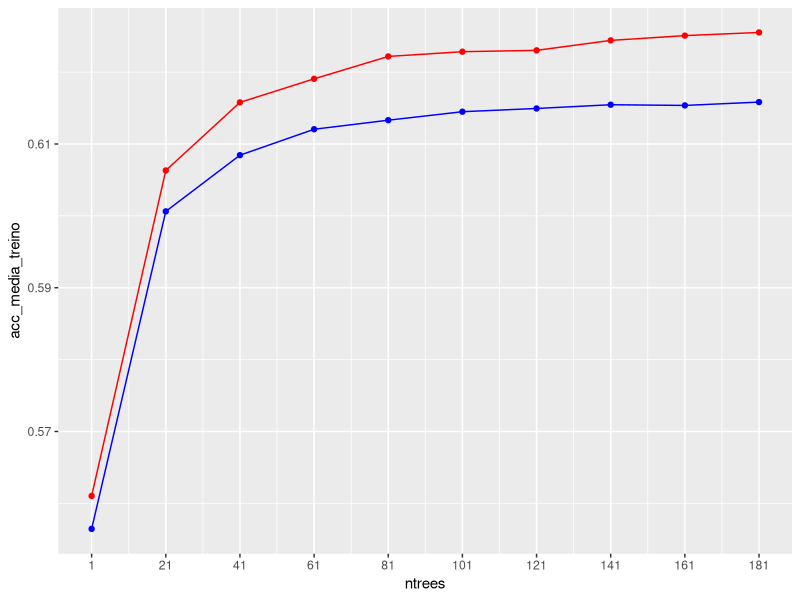
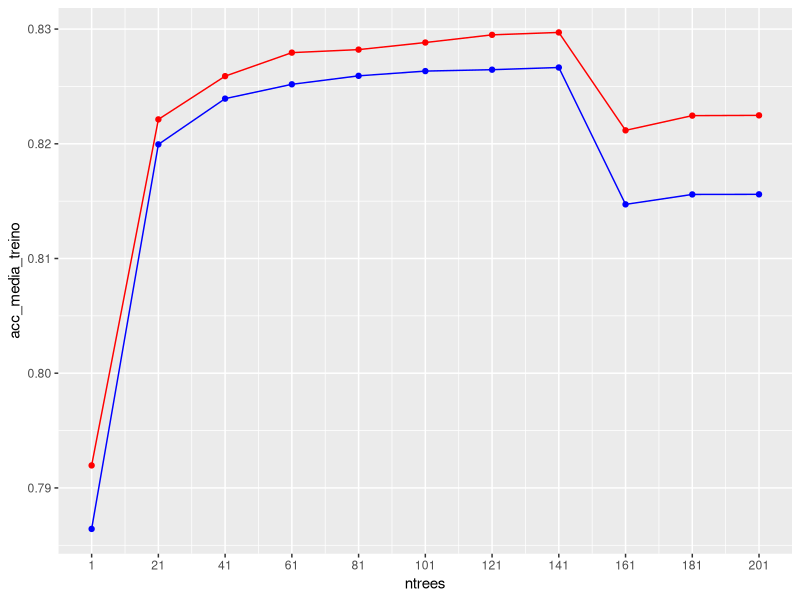

These figures' R source, in order:
# Análise V ----
# Arquivo de análise dos modelos treinados para o relatório V
library(tidyverse)

## V1 ----
# Redux foi criado com uma versão menor do dataset (13 mil entradas)
df1_redux <- read_csv("exploracao/arq-v-1-redux.csv")
df1 <- read_csv("exploracao/arq-v-1.csv")

glimpse(df1_redux)
glimpse(df1)
### Gráficos da acurácia do redux ----
df1_redux |> 
  group_by(ntrees) |> 
  summarise(
    acc_media_treino = mean(acuracia_total_treino),
    acc_media_teste = mean(acuracia_total_teste)
    ) |> 
  ggplot() +
  geom_line(aes(x = ntrees, y = acc_media_treino), color = "blue") +
  geom_point(aes(x = ntrees, y = acc_media_treino), color = "blue") +
  geom_line(aes(x = ntrees, y = acc_media_teste), color = "red") +
  geom_point(aes(x = ntrees, y = acc_media_teste), color = "red") +
  scale_x_continuous(breaks = seq(1,201,20))
# Acurácia de teste é maior que a de treino... Novamente essa anomalia

### Gráficos da acurácia ----
df1 |> 
  group_by(ntrees) |> 
  summarise(
    acc_media_treino = mean(acuracia_total_treino),
    acc_media_teste = mean(acuracia_total_teste)
  ) |> 
  ggplot() +
  geom_line(aes(x = ntrees, y = acc_media_treino), color = "blue") +
  geom_point(aes(x = ntrees, y = acc_media_treino), color = "blue") +
  geom_line(aes(x = ntrees, y = acc_media_teste), color = "red") +
  geom_point(aes(x = ntrees, y = acc_media_teste), color = "red") +
  scale_x_continuous(breaks = seq(1,201,20))
